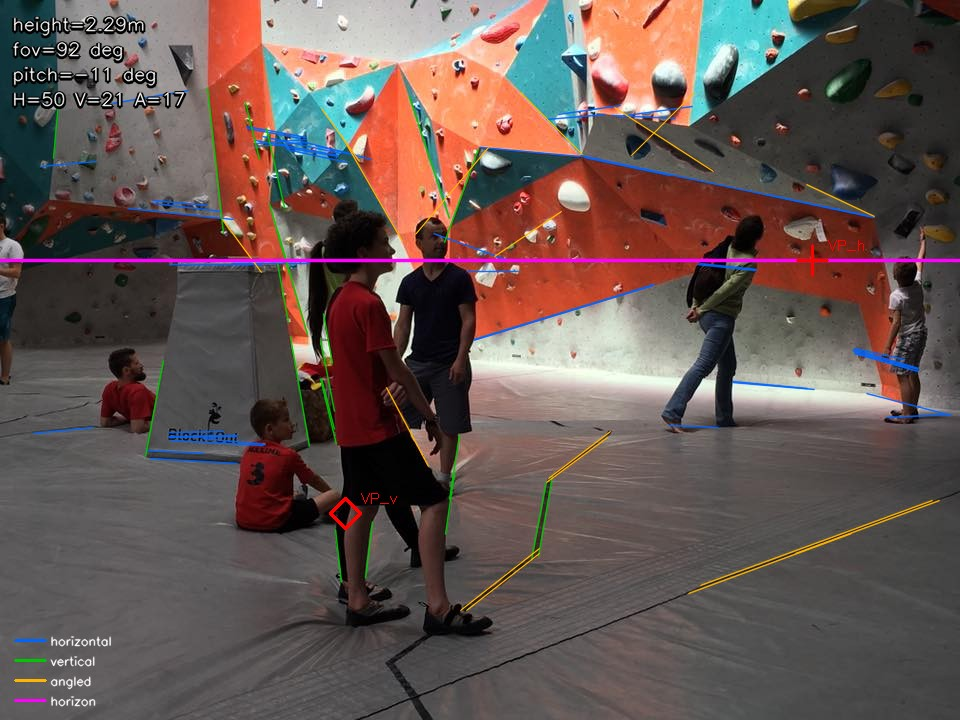
#> input picture Implementation/sprints/sprint_3_3.d/calibration/image_001_calibration.jpg, 960 x 720 px
$ python -i silhouette.py   (imports and definitions only)   (older library calls are emulated)
#> lines starting #> are read from the running program, lines starting #| are printed output that depends on the picture; after the words box and inside, x2 and y2 are one past the last pixel; in counts of white or black regions, pixels touching at a corner belong together
### Implementation/sprints/sprint_3_3.d/scene/colors.py
"""Wall-color classification for climbing gym panels.

Climbing wall panels come in exactly 3 colors:
- Grey concrete
- Green/teal painted
- Red/orange painted
- (Yellow accent, rare)

Centralizes HSV-based classification used by wireframe/ and analyze/.
"""

from __future__ import annotations

import cv2
import numpy as np

# ── Panel color IDs ──────────────────────────────────────────────────────

UNKNOWN = 0
GREY = 1
GREEN = 2
RED = 3

# ── HSV thresholds ───────────────────────────────────────────────────────
# All values in OpenCV HSV: H ∈ [0,180], S ∈ [0,255], V ∈ [0,255]

# Minimum brightness to be considered (below = shadow/dark)
V_MIN_DARK = 30

# Red/orange panel: high sat, wraps around H=0
RED_S_MIN = 35
RED_V_MIN = 40
RED_H_LO_MAX = 15
RED_H_HI_MIN = 155

# Green/teal panel
GREEN_S_MIN = 30
GREEN_V_MIN = 25
GREEN_H_MIN = 35
GREEN_H_MAX = 100

# Grey panel: low saturation, moderate brightness
GREY_S_MAX = 50
GREY_V_MIN = 40
GREY_V_MAX = 215


# [18 lines left out: function classify_pixel_hsv, not called in this run]


def build_wall_mask_hsv(
    img: np.ndarray,
    *,
    exclude_ceiling_ratio: float = 0.12,
    exclude_floor_ratio: float = 0.15,
    grey_v_range: tuple[int, int] = (70, 200),
    green_s_min: int = 50,
    red_s_min: int = 60,
) -> np.ndarray:
    """Build a binary mask isolating climbing wall surfaces (grey, green, red).

    Excludes floor mats, ceiling, holds (via morphology).
    """
    hsv = cv2.cvtColor(img, cv2.COLOR_BGR2HSV)
    h_img = img.shape[0]

    grey_mask = cv2.inRange(hsv, (0, 0, grey_v_range[0]), (180, GREY_S_MAX, grey_v_range[1]))
    green_mask = cv2.inRange(hsv, (GREEN_H_MIN + 5, green_s_min, 50), (GREEN_H_MAX - 5, 255, 220))

    red_lo = cv2.inRange(hsv, (0, red_s_min, 50), (12, 255, 230))
    red_hi = cv2.inRange(hsv, (RED_H_HI_MIN, red_s_min, 50), (180, 255, 230))
    red_mask = cv2.bitwise_or(red_lo, red_hi)

    mask = cv2.bitwise_or(grey_mask, green_mask)
    mask = cv2.bitwise_or(mask, red_mask)

    ceiling_cut = int(h_img * exclude_ceiling_ratio)
    floor_cut = int(h_img * (1.0 - exclude_floor_ratio))
    mask[:ceiling_cut, :] = 0
    mask[floor_cut:, :] = 0

    kernel_close = cv2.getStructuringElement(cv2.MORPH_ELLIPSE, (21, 21))
    mask = cv2.morphologyEx(mask, cv2.MORPH_CLOSE, kernel_close)
    kernel_open = cv2.getStructuringElement(cv2.MORPH_ELLIPSE, (11, 11))
    mask = cv2.morphologyEx(mask, cv2.MORPH_OPEN, kernel_open)

    return mask


# [85 lines left out: functions build_label_map, classify_kmeans_cluster, not called in this run]

### Implementation/sprints/sprint_3_3.d/scene/wireframe/silhouette.py
"""Panel edge detection via multi-layer gradient fusion.

Detects climbing wall panel boundaries by fusing four edge layers,
then applies a Sobel color-gradient confirm+boost post-processing step:

1. **GSV Canny**: guided-filter-smoothed Grayscale + Saturation + Value channels
   with Canny edge detection — captures strong inter-color boundaries (P≈96%)
2. **Adaptive threshold**: Gaussian adaptive threshold on smoothed grayscale —
   captures subtle same-color panel joints
3. **LSD on S-channel**: Line Segment Detector on bilateral-smoothed Saturation —
   detects structural color transitions as clean line segments (P≈93%)
4. **Weak-zone boost**: lower-threshold GSV for the top of the image where
   distant panels have low contrast

**Post-processing — Sobel color confirm+boost**:
- *Confirm*: remove pipeline edges that are **not** corroborated by a
  Sobel color-gradient edge (Gaussian k=7, Canny 40/120, dilated 7px).
  This eliminates false-positive textures/noise.
- *Boost*: add high-confidence Sobel color edges (Canny 65/195) that
  are **not** already covered by the pipeline.  This adds true-positive
  panel edges the base layers may have missed.

All layers are masked to the wall region (HSV-based wall mask) and
fused into line segments via HoughLinesP.
"""
from __future__ import annotations

import cv2
import numpy as np

from scene.colors import build_wall_mask_hsv
from scene.models import Segment, WireframeResult

# ── Parameters ───────────────────────────────────────────────────────

# Guided filter: (radius, eps_factor) — eps = factor * 255²
_GUIDED_RADIUS = 8
_GUIDED_EPS_FACTOR = 0.02

# Bilateral filter (still used for layers 2-4)
_BILAT_STRONG = (11, 75, 75)
_BILAT_LIGHT = (9, 60, 60)
_BILAT_WEAK = (7, 50, 50)

# Canny thresholds
_CANNY_STRONG = (40, 120)
_CANNY_WEAK = (25, 75)

# Adaptive threshold
_ADAPT_BLOCK = 21
_ADAPT_C = 5

# LSD minimum segment length (pixels)
_LSD_MIN_LENGTH = 20

# Weak-zone: top fraction of image where lower thresholds apply
_WEAK_ZONE_TOP = 0.15

# HoughLinesP parameters
_HOUGH_THRESHOLD = 10
_HOUGH_MIN_LENGTH = 8
_HOUGH_MAX_GAP = 15

# Small connected components to filter out (pixels)
_MIN_COMPONENT_SIZE = 10

# Sobel color confirm+boost parameters
_SOBEL_GAUSS_K = 7
_SOBEL_CONF_CANNY = (40, 120)  # confirmation: moderate threshold
_SOBEL_CONF_DILATE = 7  # dilation radius for confirmation match
_SOBEL_BOOST_CANNY = (65, 195)  # boost: high-confidence only
_SOBEL_BOOST_EXCL = 7  # exclusion radius around existing edges


def _gsv_canny_guided(
    gray: np.ndarray,
    s_ch: np.ndarray,
    v_ch: np.ndarray,
    canny_params: tuple[int, int],
    *,
    radius: int = _GUIDED_RADIUS,
    eps_factor: float = _GUIDED_EPS_FACTOR,
) -> np.ndarray:
    """Fuse Canny edges from guided-filtered Gray, Saturation, Value."""
    lo, hi = canny_params
    eps = int(eps_factor * 255 * 255)
    sg = cv2.ximgproc.guidedFilter(gray, gray, radius, eps)
    ss_ = cv2.ximgproc.guidedFilter(s_ch, s_ch, radius, eps)
    sv = cv2.ximgproc.guidedFilter(v_ch, v_ch, radius, eps)
    return cv2.bitwise_or(
        cv2.bitwise_or(cv2.Canny(sg, lo, hi), cv2.Canny(ss_, lo, hi)),
        cv2.Canny(sv, lo, hi),
    )


def _gsv_canny(
    gray: np.ndarray,
    s_ch: np.ndarray,
    v_ch: np.ndarray,
    bilat_params: tuple[int, int, int],
    canny_params: tuple[int, int],
) -> np.ndarray:
    """Fuse Canny edges from bilateral-filtered Gray, Saturation, Value."""
    d, sc, ss = bilat_params
    lo, hi = canny_params
    sg = cv2.bilateralFilter(gray, d, sc, ss)
    ss_ = cv2.bilateralFilter(s_ch, d, sc, ss)
    sv = cv2.bilateralFilter(v_ch, d, sc, ss)
    return cv2.bitwise_or(
        cv2.bitwise_or(cv2.Canny(sg, lo, hi), cv2.Canny(ss_, lo, hi)),
        cv2.Canny(sv, lo, hi),
    )


def _sobel_color_magnitude(
    img: np.ndarray,
    gauss_k: int = _SOBEL_GAUSS_K,
) -> np.ndarray:
    """Compute per-channel Sobel gradient magnitude (max across BGR).

    Returns a normalized uint8 magnitude image (0–255).
    """
    blurred = cv2.GaussianBlur(img, (gauss_k, gauss_k), 0)
    h, w = blurred.shape[:2]
    mag = np.zeros((h, w), dtype=np.float32)
    for c in range(3):
        sx = cv2.Sobel(blurred[:, :, c], cv2.CV_32F, 1, 0, ksize=3)
        sy = cv2.Sobel(blurred[:, :, c], cv2.CV_32F, 0, 1, ksize=3)
        mag = np.maximum(mag, np.sqrt(sx * sx + sy * sy))
    return np.clip(mag * 255.0 / mag.max(), 0, 255).astype(np.uint8)


def _sobel_confirm_boost(
    edge_map: np.ndarray,
    sobel_mag: np.ndarray,
) -> np.ndarray:
    """Confirm pipeline edges with Sobel color gradient and boost recall.

    1. **Confirm**: keep only pipeline edges corroborated by a moderate-
       threshold Sobel edge within ``_SOBEL_CONF_DILATE`` pixels.
    2. **Boost**: add high-confidence Sobel edges that are **not**
       already covered by the confirmed pipeline edges.
    """
    # Confirmation: Canny on Sobel magnitude at moderate threshold
    lo_c, hi_c = _SOBEL_CONF_CANNY
    sob_conf = cv2.Canny(sobel_mag, lo_c, hi_c)
    dk = np.ones((_SOBEL_CONF_DILATE, _SOBEL_CONF_DILATE), dtype=np.uint8)
    confirmed = cv2.bitwise_and(edge_map, cv2.dilate(sob_conf, dk))

    # Boost: high-confidence Sobel edges not already in confirmed map
    lo_b, hi_b = _SOBEL_BOOST_CANNY
    sob_boost = cv2.Canny(sobel_mag, lo_b, hi_b)
    ek = np.ones((_SOBEL_BOOST_EXCL, _SOBEL_BOOST_EXCL), dtype=np.uint8)
    already_covered = cv2.dilate(confirmed, ek)
    new_edges = cv2.bitwise_and(sob_boost, cv2.bitwise_not(already_covered))

    return cv2.bitwise_or(confirmed, new_edges)


def _build_edge_map(img: np.ndarray, wall: np.ndarray) -> np.ndarray:
    """Build multi-layer edge map masked to the wall region.

    Returns a binary edge image (uint8, 0 or 255).
    """
    h, w = img.shape[:2]
    hsv = cv2.cvtColor(img, cv2.COLOR_BGR2HSV)
    gray = cv2.cvtColor(img, cv2.COLOR_BGR2GRAY)
    s_ch = hsv[:, :, 1]
    v_ch = hsv[:, :, 2]

    # Layer 1: GSV Canny (guided filter + strong Canny)
    layer1 = cv2.bitwise_and(
        _gsv_canny_guided(gray, s_ch, v_ch, _CANNY_STRONG), wall,
    )

    # Layer 2: Adaptive threshold (captures subtle same-color joints)
    gray_bilat = cv2.bilateralFilter(gray, *_BILAT_LIGHT)
    adapt = cv2.adaptiveThreshold(
        gray_bilat, 255,
        cv2.ADAPTIVE_THRESH_GAUSSIAN_C, cv2.THRESH_BINARY_INV,
        _ADAPT_BLOCK, _ADAPT_C,
    )
    layer2 = cv2.bitwise_and(adapt, wall)

    # Layer 3: LSD on S-channel (structural color transitions)
    s_bilat = cv2.bilateralFilter(s_ch, *_BILAT_STRONG)
    lsd = cv2.createLineSegmentDetector(cv2.LSD_REFINE_STD)
    lines_s, _, _, _ = lsd.detect(s_bilat)
    layer3 = np.zeros((h, w), dtype=np.uint8)
    if lines_s is not None:
        for line in lines_s:
            x1, y1, x2, y2 = line[0]
            if np.hypot(x2 - x1, y2 - y1) < _LSD_MIN_LENGTH:
                continue
            mx = int(np.clip((x1 + x2) / 2, 0, w - 1))
            my = int(np.clip((y1 + y2) / 2, 0, h - 1))
            if wall[my, mx] == 0:
                continue
            cv2.line(layer3, (int(x1), int(y1)), (int(x2), int(y2)), 255, 2)

    # Layer 4: Weak-zone boost (top of image, lower thresholds)
    weak = _gsv_canny(gray, s_ch, v_ch, _BILAT_WEAK, _CANNY_WEAK)
    top_zone = np.zeros((h, w), dtype=np.uint8)
    top_zone[: int(h * _WEAK_ZONE_TOP)] = 255
    layer4 = cv2.bitwise_and(cv2.bitwise_and(weak, wall), top_zone)

    fused = cv2.bitwise_or(
        cv2.bitwise_or(layer1, layer2),
        cv2.bitwise_or(layer3, layer4),
    )

    # Post-processing: Sobel color confirm + boost
    sobel_mag = _sobel_color_magnitude(img)
    return _sobel_confirm_boost(fused, sobel_mag)


def _filter_small_components(
    thin: np.ndarray,
    min_size: int = _MIN_COMPONENT_SIZE,
) -> np.ndarray:
    """Remove connected components smaller than *min_size* pixels."""
    n_labels, labels = cv2.connectedComponents(thin)
    filtered = np.zeros_like(thin)
    for i in range(1, n_labels):
        if np.sum(labels == i) >= min_size:
            filtered[labels == i] = 255
    return filtered


def _extract_segments(edge_map: np.ndarray) -> list[Segment]:
    """Extract straight line segments from a binary edge map."""
    thin = cv2.ximgproc.thinning(edge_map)
    thin = _filter_small_components(thin)

    lines = cv2.HoughLinesP(
        thin, 1, np.pi / 180,
        threshold=_HOUGH_THRESHOLD,
        minLineLength=_HOUGH_MIN_LENGTH,
        maxLineGap=_HOUGH_MAX_GAP,
    )
    if lines is None:
        return []

    return [
        ((int(l[0][0]), int(l[0][1])), (int(l[0][2]), int(l[0][3])))
        for l in lines
    ]


def detect_silhouette(
    img: np.ndarray,
    **_kwargs: object,
) -> WireframeResult:
    """Detect panel boundary line segments via multi-layer edge fusion.

    Parameters
    ----------
    img : ndarray (H, W, 3) BGR
        Source climbing wall image.

    Returns
    -------
    WireframeResult with segments and joints suitable for
    silhouette-style rendering (blue lines on black canvas).
    """
    h, w = img.shape[:2]
    wall = build_wall_mask_hsv(img)

    edge_map = _build_edge_map(img, wall)
    segments = _extract_segments(edge_map)

    # Collect unique endpoints as joints
    joint_set: set[tuple[int, int]] = set()
    for p1, p2 in segments:
        joint_set.add(p1)
        joint_set.add(p2)

    return WireframeResult(
        panels=[],
        segments=segments,
        joints=sorted(joint_set),
        image_shape=(h, w),
    )

>>> import cv2
>>> picture = cv2.imread('../../calibration/image_001_calibration.jpg')
#> picture is the input picture: shape (720, 960, 3); mean B, G, R 82.1, 85.8, 101.2
>>> result = detect_silhouette(picture)
#> in build_wall_mask_hsv, `grey_mask = cv2.inRange(hsv, (0, 0, grey_v_range[0]), (180, GREY_S_MAX..`:
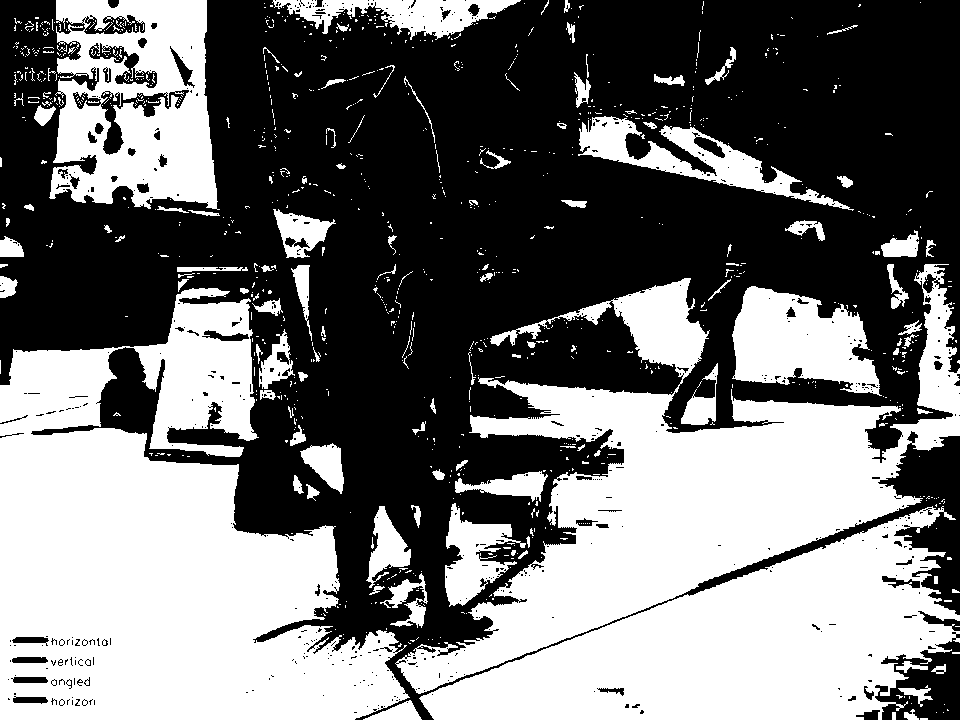
#> grey_mask: shape (720, 960); 45.3% white; 946 white regions (828 under 20 px), largest, box (x1, y1, x2, y2) and area: (0, 288, 410, 720) 106730, (395, 264, 960, 694) 77700, (419, 506, 960, 720) 57697
#> in _build_edge_map, `layer2 = cv2.bitwise_and(adapt, wall)`:
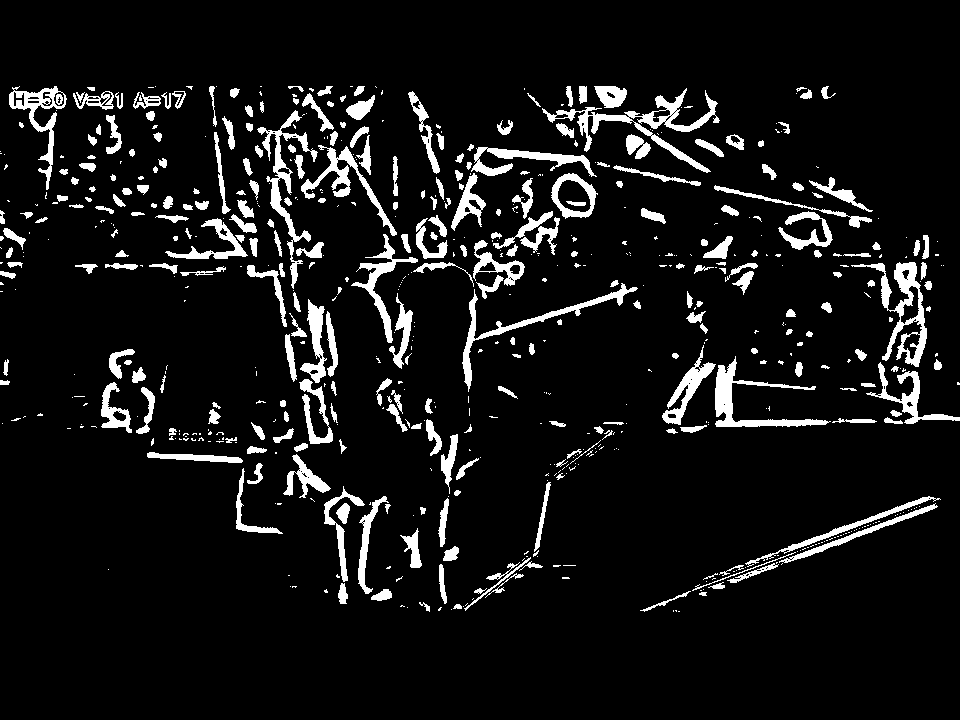
#> layer2: shape (720, 960); 8.2% white; 652 white regions (365 under 20 px), largest, box (x1, y1, x2, y2) and area: (542, 88, 720, 173) 2471, (851, 262, 927, 367) 2087, (715, 356, 831, 427) 1851
#> in _build_edge_map, `lines_s, _, _, _ = lsd.detect(s_bilat)`: lines_s = 1672 rows, first 6: [384.5, 493.1, 383.7, 480.5], [381.9, 478.5, 370.6, 478.2], [398.2, 494.2, 385.6, 494.8], [353.3, 448.8, 375.8, 447.1], [391.8, 447.7, 414.3, 448.5], [414.5, 460.6, 414.9, 478.1]
#> the loop in _build_edge_map, `for line in lines_s:` made 1672 passes
#> the loop in _sobel_color_magnitude, `for c in range(3):` made 3 passes
#> pass 1, in _sobel_color_magnitude, `sy = cv2.Sobel(blurred[:, :, c], cv2.CV_32F, 0, 1, ksize=3)`:
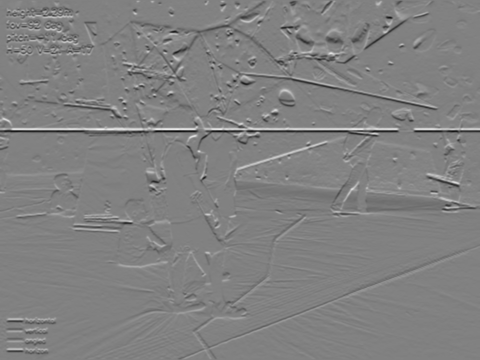
#> sy: shape (720, 960) float32 (shown at 1/2 size); min -431, max 420, mean -0.5; drawn with min black and max white
#> after the loop in _sobel_color_magnitude, `for c in range(3):`:
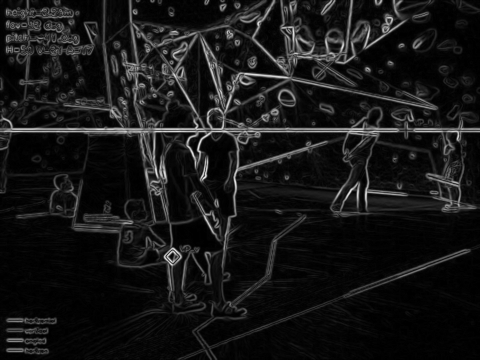
#> mag: shape (720, 960) float32 (shown at 1/2 size); min 0, max 449.5, mean 40.5; drawn with min black and max white
#> in _filter_small_components, `n_labels, labels = cv2.connectedComponents(thin)`:
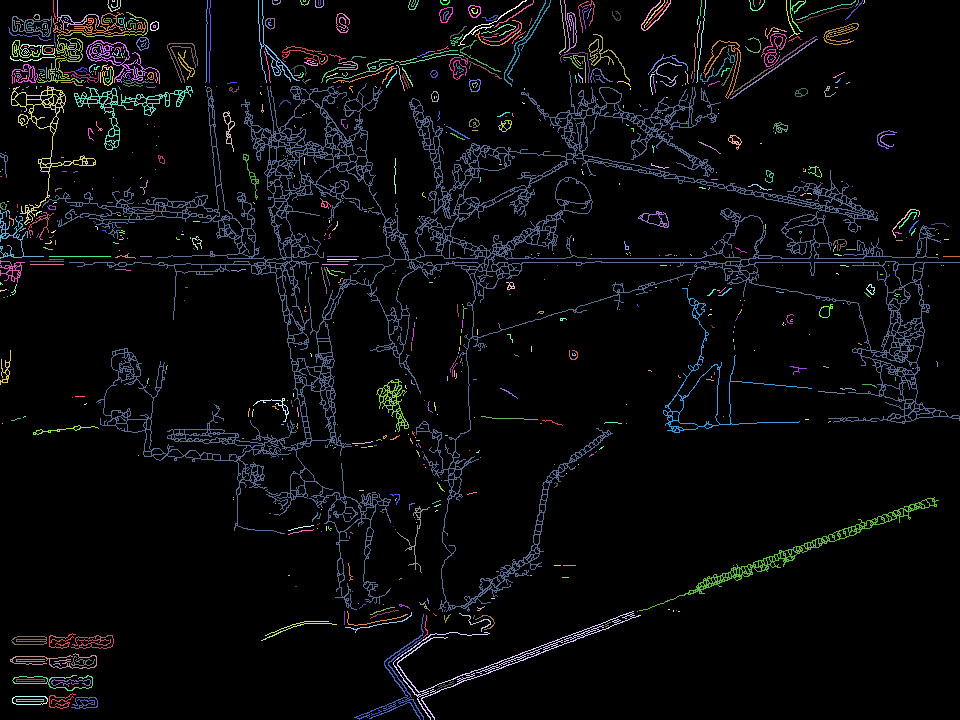
#> labels: shape (720, 960) int32; 749 distinct labels, from 0 to 748; one colour per label, 0 black
#> in _filter_small_components, `n_labels, labels = cv2.connectedComponents(thin)`: n_labels = 749
#> after the loop in _filter_small_components, `for i in range(1, n_labels):`:
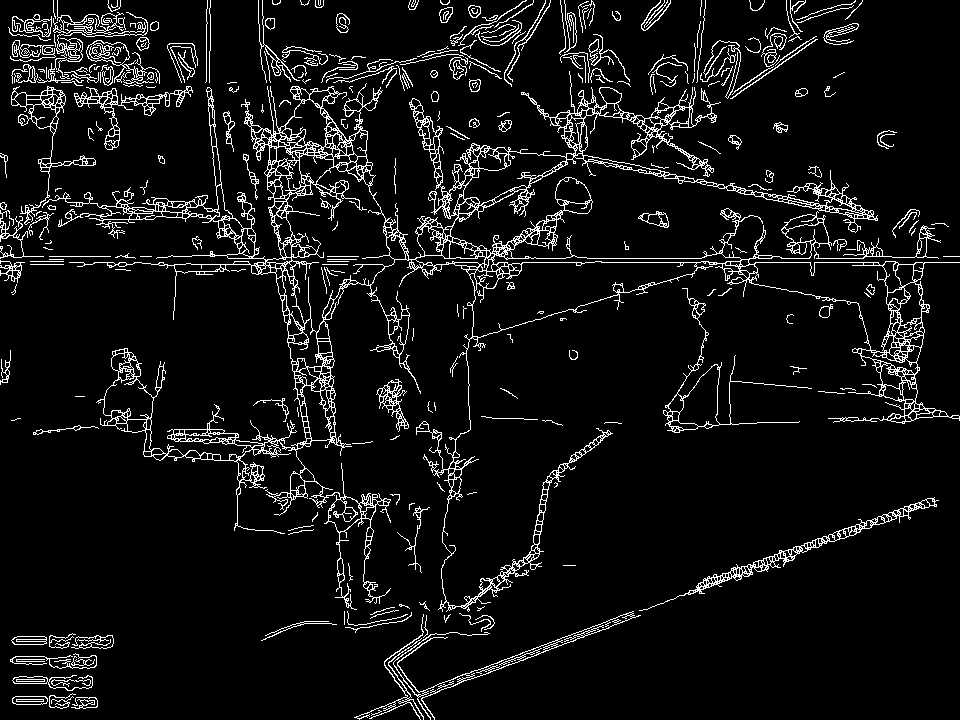
#> filtered: shape (720, 960); 7.1% white in thin lines or dots
#> in detect_silhouette, `segments = _extract_segments(edge_map)`: segments = 3526 items
#> the loop in detect_silhouette, `for p1, p2 in segments:` made 3526 passes
#> (p1, p2) on passes 1 to 3: ((168, 256), (191, 256)), ((208, 103), (372, 180)), ((13, 703), (79, 637))
#> after the loop in detect_silhouette, `for p1, p2 in segments:`: joint_set = 7052 items
